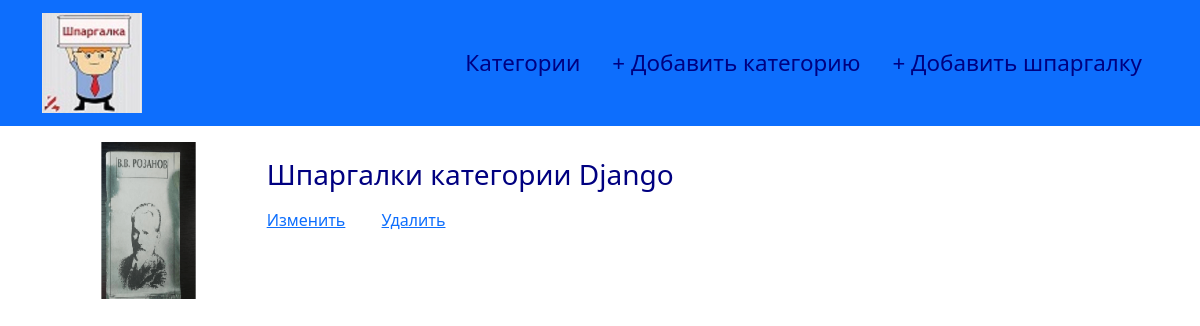
/cat/4, run on the app's committed database.
### models.py (models this page shows, shortened)
class Category(db.Model):
    id = db.Column(db.Integer, primary_key=True)
    name = db.Column(db.String(50), unique=True)
    created_at = db.Column(db.DateTime, server_default=db.func.now())
    updated_at = db.Column(db.DateTime, server_default=db.func.now(), server_onupdate=db.func.now())
    is_published = db.Column(db.Boolean, default=True)
    logo = db.Column(db.String(200), default="default_picture.png")
    sheets = db.relationship('Sheet', backref='category', lazy='dynamic')

### routes.py (the view)
@app.route('/cat/<int:cat_id>')
def cat_sheets(cat_id):
    sheets = Sheet.query.filter(Sheet.category_id == cat_id).all()
    category = Category.query.get(cat_id)
    return render_template('sheets.html', object_list=sheets, category=category)

### templates/sheets.html (shortened to what this page needs)
{% include "base.html" %}
{% block content %}
    <div class="container">
        <div class="row m-3">
            <div class="col-2">
                <img src="/static/logo/{{ category.logo }}" class="card-img-top" alt="Card image cap">
            </div>
            <div class="col-10">
                <h3 class="m-3">Шпаргалки категории {{ category.name }}</h3>
                <a href="{{ url_for('edit_cat', cat_id=category.id) }}" class="card-link m-3">Изменить</a>
                <a href="#staticBackdrop1" class="card-link m-3" data-bs-toggle="modal">Удалить</a>
            </div>
        </div>
    </div>
{% endblock content%}

### static/css/my_style.css (style rules this page uses)
h3 { color: #000080; }

### data on the page
Category: logo (picture), name "Django"
